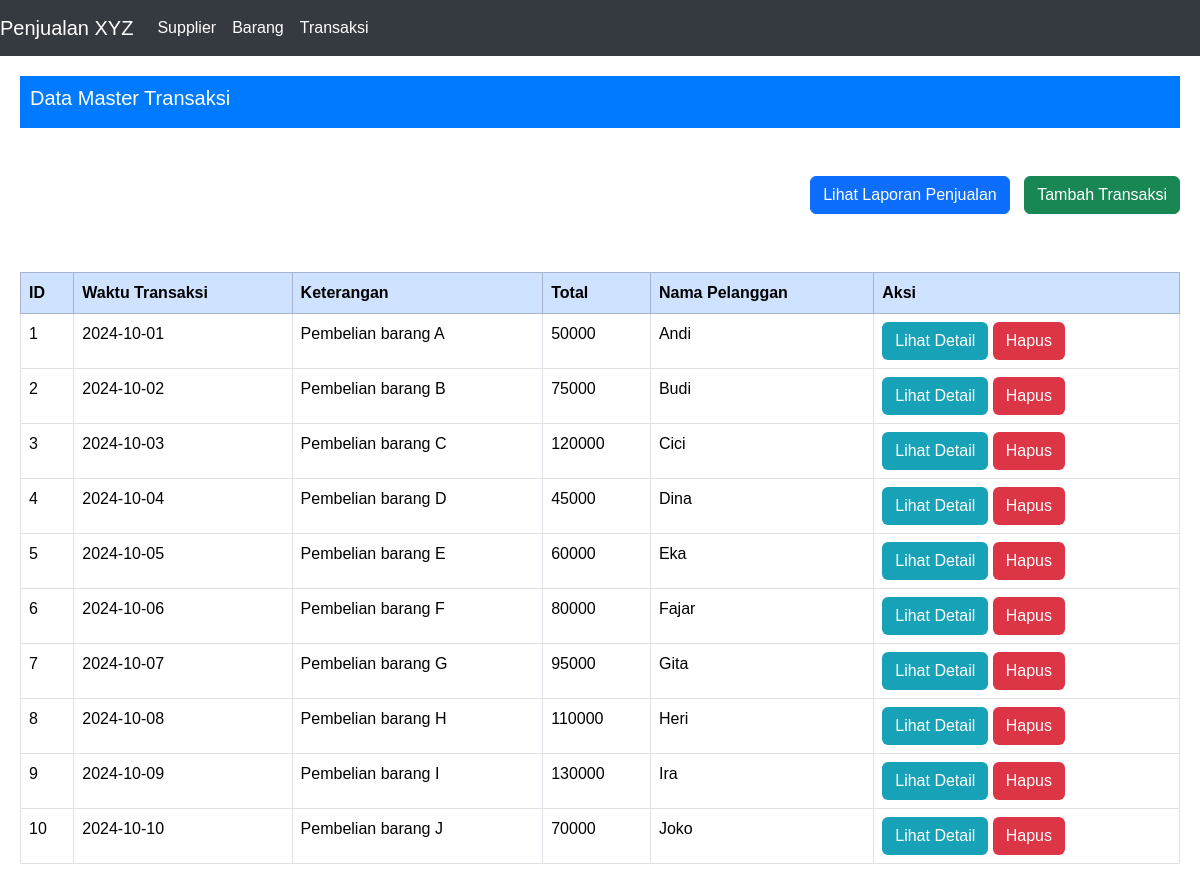
The app's page /tp77/tampilan.php with its own data.
### tables this page shows
CREATE TABLE `transaksi` (
  `id` int(11) NOT NULL,
  `waktu_transaksi` date NOT NULL,
  `keterangan` text NOT NULL,
  `total` int(11) NOT NULL,
  `pelanggan_id` int(11) NOT NULL
);

CREATE TABLE `pelanggan` (
  `id` int(11) NOT NULL,
  `nama` varchar(100) NOT NULL,
  `jenis_kelamin` enum('L','P') NOT NULL,
  `telp` varchar(12) NOT NULL,
  `alamat` text NOT NULL
);

### tp77/tampilan.php (the view, shortened to what this page needs)
<?php include 'koneksi.php'; ?>
<!DOCTYPE html>
<html lang="en">
<head>
    <link href="https://cdn.jsdelivr.net/npm/bootstrap@5.3.0-alpha1/dist/css/bootstrap.min.css" rel="stylesheet">
</head>
<body>
    <html>
    <head>
        <link href="https://cdn.jsdelivr.net/npm/bootstrap@5.3.2/dist/css/bootstrap.min.css" rel="stylesheet">
        <link rel="stylesheet" href="https://cdnjs.cloudflare.com/ajax/libs/font-awesome/5.15.3/css/all.min.css">
    </head>
    <body>
        <nav class="navbar navbar-expand-lg navbar-dark">
            <a class="navbar-brand" href="#">Penjualan XYZ</a>
            <div class="collapse navbar-collapse">
                <ul class="navbar-nav ml-auto">
                    <li class="nav-item">
                        <a class="nav-link" href="#">Supplier</a>
                    </li>
                    <li class="nav-item">
                        <a class="nav-link" href="#">Barang</a>
                    </li>
                    <li class="nav-item">
                        <a class="nav-link" href="#">Transaksi</a>
                    </li>
                </ul>
            </div>
        </nav>
        <div class="table-container">
            <div class="table-header">
                <h5>Data Master Transaksi</h5>
            </div> <br><br>
            <div class="float-end">
                <button class="btn btn-primary btn-custom"><a href="report_transaksi.php">Lihat Laporan Penjualan</a></button>
                <button class="btn btn-success"><a href="#">Tambah Transaksi</a></button>
            </div> <br><br><br><br>
            <table class="table table-bordered">
                <thead class="table-primary">
                    <tr>
                        <th>ID</th>
                        <th>Waktu Transaksi</th>
                        <th>Keterangan</th>
                        <th>Total</th>
                        <th>Nama Pelanggan</th>
                        <th>Aksi</th>
                    </tr>
                </thead>
                <tbody>
                    <?php
                    $query = "SELECT transaksi.id, waktu_transaksi, keterangan, total, pelanggan.nama AS nama_pelanggan FROM transaksi JOIN pelanggan ON transaksi.pelanggan_id = pelanggan.id ORDER BY transaksi.id";
                    $result = mysqli_query($conn, $query);
                    while ($row = mysqli_fetch_assoc($result)) {
                        echo "<tr>
                    <td>{$row['id']}</td>
                    <td>{$row['waktu_transaksi']}</td>
                    <td>{$row['keterangan']}</td>
                    <td>{$row['total']}</td>
                    <td>{$row['nama_pelanggan']}</td>
                    <td>
                        <button class=\"btn btn-detail\">Lihat Detail</button>
                        <button class=\"btn btn-delete\">Hapus</button>
                    </td>
                </tr>";
                    }
                    ?>
                </tbody>
            </table>
        </div>
    </body>
    </html>
</body>
</html>

### tp77/tampilan.php (style rules this page uses)
body { font-family: Arial, sans-serif; }
.navbar { background-color: #343a40; }
.navbar-brand, .nav-link { color: #fff !important; }
.table-container { margin: 20px; }
.table-header { background-color: #007bff; color: #fff; padding: 10px; }
.btn-custom { margin-right: 10px; }
.btn-detail { background-color: #17a2b8; color: #fff; }
.btn-delete { background-color: #dc3545; color: #fff; }
a { text-decoration: none !important; color: white !important; }

### records on screen
transaksi: id "1", waktu_transaksi "2024-10-01", keterangan "Pembelian barang A", total "50000", pelanggan.nama "Andi"
transaksi: id "2", waktu_transaksi "2024-10-02", keterangan "Pembelian barang B", total "75000", pelanggan.nama "Budi"
transaksi: id "3", waktu_transaksi "2024-10-03", keterangan "Pembelian barang C", total "120000", pelanggan.nama "Cici"
transaksi: id "4", waktu_transaksi "2024-10-04", keterangan "Pembelian barang D", total "45000", pelanggan.nama "Dina"
transaksi: id "5", waktu_transaksi "2024-10-05", keterangan "Pembelian barang E", total "60000", pelanggan.nama "Eka"
transaksi: id "6", waktu_transaksi "2024-10-06", keterangan "Pembelian barang F", total "80000", pelanggan.nama "Fajar"
transaksi: id "7", waktu_transaksi "2024-10-07", keterangan "Pembelian barang G", total "95000", pelanggan.nama "Gita"
transaksi: id "8", waktu_transaksi "2024-10-08", keterangan "Pembelian barang H", total "110000", pelanggan.nama "Heri"
transaksi: id "9", waktu_transaksi "2024-10-09", keterangan "Pembelian barang I", total "130000", pelanggan.nama "Ira"
transaksi: id "10", waktu_transaksi "2024-10-10", keterangan "Pembelian barang J", total "70000", pelanggan.nama "Joko"
